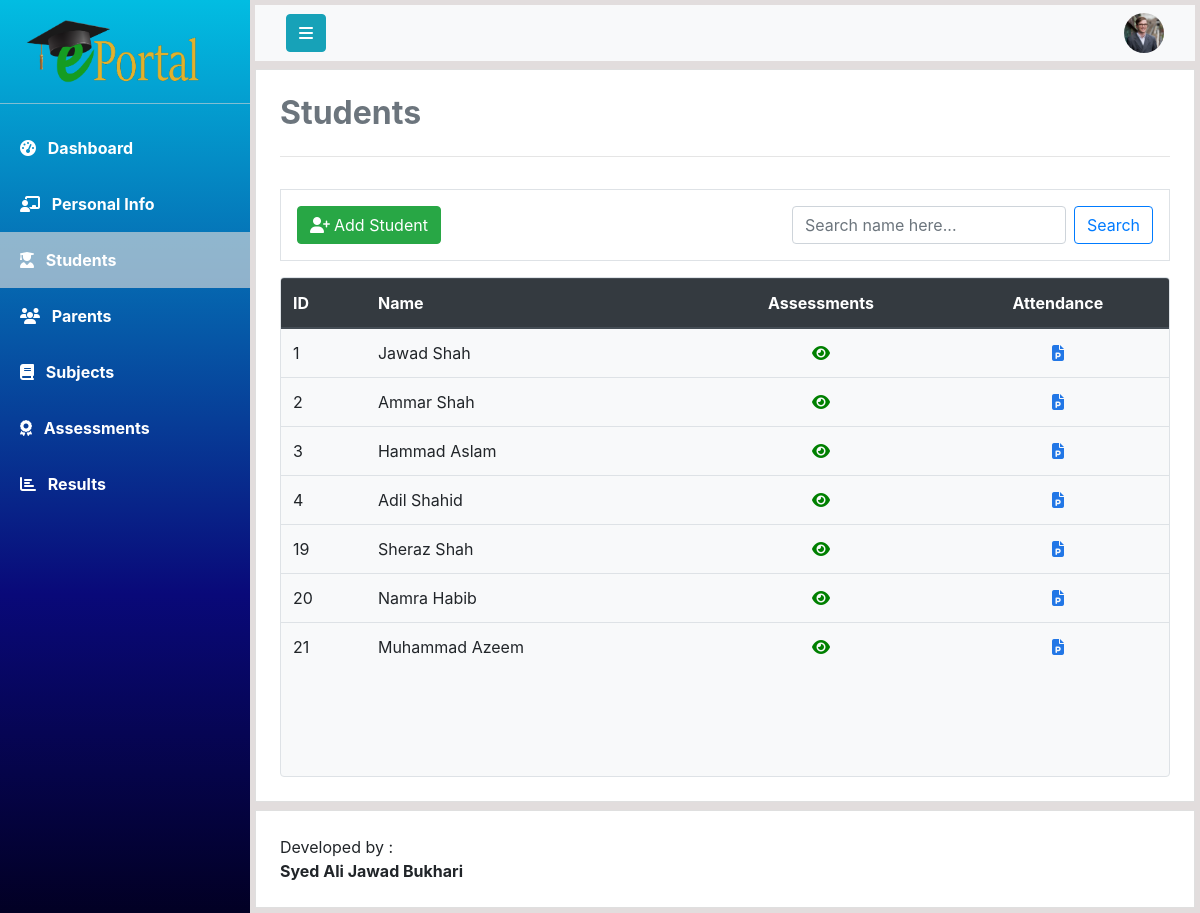
The page /php/class_students.php (signed in) on the database its author committed.
### tables this page shows
CREATE TABLE `students` (
  `student_id` int(11) NOT NULL,
  `first_name` varchar(20) DEFAULT NULL,
  `last_name` varchar(20) DEFAULT NULL,
  `class_name` varchar(20) DEFAULT NULL,
  `mobile_number` varchar(11) DEFAULT NULL,
  `cnic` varchar(13) DEFAULT NULL,
  `address` varchar(100) DEFAULT NULL,
  `gender` varchar(10) DEFAULT NULL,
  `blood_group` char(3) DEFAULT NULL,
  `email` varchar(30) DEFAULT NULL,
  `password` varchar(255) DEFAULT NULL,
  `parent_id` int(11) DEFAULT NULL,
  `account_status` tinyint(1) NOT NULL
);

### php/class_students.php (the view, shortened to what this page needs)
<!DOCTYPE html>
<html lang="en">
<head>
    <?php include 'links.php'; ?>
</head>
<body>
<?php
        include 'DBManager.php';
    ?>
    <div class="wrapper">
        <nav id="sidebar">
            <a href="#" id="logo-container">
                <img class="mt-3 ml-4" src="../assets/logo/logo1.png" alt="Logo" width="180">
            </a>
            <hr class="my-3 sidebar-separator" style="background-color: rgba(255, 255, 255, 0.562);">
            <ul>
                <li><a class="nav-link text-white font-weight-bold px-3 py-3" href="teacher_dashboard.php">
                        <i class="fas fa-tachometer-alt ml-1 mr-2"></i>
                        Dashboard
                    </a>
                </li>
                <li><a class="nav-link text-white font-weight-bold px-3 py-3" href="teacher_info.php">
                        <i class="fas fa-chalkboard-teacher ml-1 mr-2"></i>
                        Personal Info
                    </a>
                </li>
                <li><a class="nav-link text-white font-weight-bold px-3 py-3 active">
                        <i class="fas fa-user-graduate ml-1 mr-2"></i>
                        Students
                    </a>
                </li>
                <li><a class="nav-link text-white font-weight-bold px-3 py-3" href="parents_info.php">
                        <i class="fa fa-group ml-1 mr-2"></i>
                        Parents
                    </a>
                </li>
                <li><a class="nav-link text-white font-weight-bold px-3 py-3" href="#">
                        <i class="fas fa-book ml-1 mr-2"></i>
                        Subjects
                    </a>
                </li>
                <li><a class="nav-link text-white font-weight-bold px-3 py-3" href="#">
                        <i class="fas fa-award ml-1 mr-2"></i>
                        Assessments
                    </a>
                </li>
                <li><a class="nav-link text-white font-weight-bold px-3 py-3" href="#">
                        <i class="fa fa-chart-bar ml-1 mr-2"></i>
                        Results
                    </a>
                </li>
            </ul>
        </nav>
        <div id="content" class="overflow-auto">
            <nav class="navbar mb-2 navbar-light bg-light mb-2">
                <div class="container-fluid">
                    <div class="navbar-header">
                        <button type="button" id="sidebar-toggle" onclick="hideSidebar()"
                            class="btn btn-info navbar-btn mr-auto">
                            <i class="fa fa-bars" aria-hidden="true"></i>
                        </button>
                    </div>
                    <a class="text-decoration-none">
                        <img src="../assets/user-profile.jpg" id="user-profile" onclick="showDropdown()" width="40"
                            height="40" class="rounded-circle ml-auto" alt="">
                    </a>
                </div>
            </nav>
            <div class="card bg-white mb-2 p-4 rounded-0" id="content-wrapper">
                <h2 class="main-heading text-secondary"><b>Students</b></h2>
                <hr class="divider py-2">
                <div class="clearfix class-container p-3 border mb-3">
                    <a href="student_registration.php" class="btn btn-success float-left"><i
                            class="fas fa-user-plus mr-1"></i>Add Student</a>
                    <form action="#" method="GET" class="form-inline ml-auto float-right">
                        <input class="form-control mr-sm-2" type="search" placeholder="Search name here..."
                            aria-label="Search" onkeyup="myFunction()" id="search-keyword">
                        <button class="btn btn-outline-primary my-2 my-sm-0" onclick="validateSearch()" type="submit"
                            name="search">Search</button>
                    </form>
                </div>
                <div class="card table-container overflow-auto bg-light border">
                    <table class="table table-responsive-lg table-responsive-md table-responsive-sm table-hover" id="table">
                        <thead class="thead-dark">
                            <tr>
                                <th>ID</th>
                                <th>Name</th>
                                <th class="text-center">Assessments</th>
                                <th class="text-center">Attendance</th>
                            </tr>
                        </thead>
                        <tbody>
                            <?php
                            $query = "SELECT * from students";
                            $result = mysqli_query($connection,$query);
                            $noOfRows = mysqli_num_rows($result);
                            if($noOfRows>0){
                                while($student = mysqli_fetch_array($result)){  ?>
                                    <tr>
                                    <td><?php echo $student['student_id']; ?></td>
                                    <td><?php echo $student['first_name']." ".$student['last_name']; ?></td>
                                    <td class="text-center"><a href="view_student_assessment.php?id=<?php echo $student['student_id'];?>"><i style="color: green;" class="fas fa-eye"></i></a></td>
                                    <td class="text-center"><a href="view_student_attendance.php?id=<?php echo $student['student_id'];?>"><i style="color: rgb(34, 119, 230);" class="fas fa-file-powerpoint"></i></a></td>
                                    </tr>
                             <?php
                                }
                            }
                        ?>
                        </tbody>
                    </table>
                </div>
            </div>
            <div class="card p-4 bg-white rounded-0" id="footer">
                Developed by : <b>Syed Ali Jawad Bukhari</b>
            </div>
        </div>
    </div>
</body>
</html>

### css/style.css (style rules this page uses)
* { padding: 0; margin: 0; box-sizing: border-box; }
.wrapper { display: flex; align-items: stretch; background-color: rgb(226, 221, 221); max-height: 100vh; }
#sidebar { width: 250px; height: 100%; position: fixed; top: 0; left: 0; background-color: #30336b; background: rgb(2,0,36); background: linear-gradient(360deg, rgba(2,0,36,1) 0%, rgba(9,9,121,1) 35%, rgb(2, 189, 226)100%); transition: all 1s; }
#sidebar .active { background-color: rgba(219, 219, 219, 0.651); }
#content { width: 100%; height: 100vh; padding: 5px; margin-left: 250px; overflow-x: hidden; transition: all 1s; }
#dropdown a { text-decoration: none; }
#content-wrapper a { text-decoration: none; }
.table-container { height: 500px; }

### rows shown on the page
students: student_id "1", first_name "Jawad", last_name "Shah"
students: student_id "2", first_name "Ammar", last_name "Shah"
students: student_id "3", first_name "Hammad", last_name "Aslam"
students: student_id "4", first_name "Adil", last_name "Shahid"
students: student_id "19", first_name "Sheraz", last_name "Shah"
students: student_id "20", first_name "Namra", last_name "Habib"
students: student_id "21", first_name "Muhammad", last_name "Azeem"
